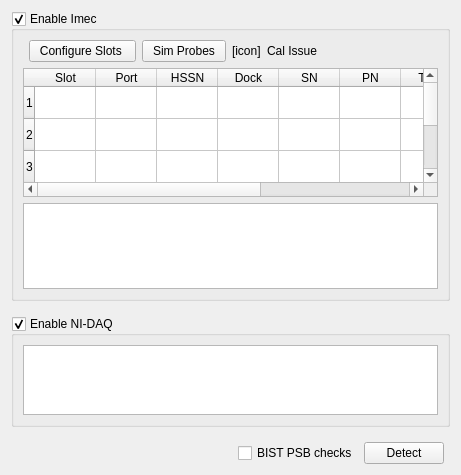
<?xml version="1.0" encoding="UTF-8"?>
<ui version="4.0">
 <class>DevTab</class>
 <widget class="QWidget" name="DevTab">
  <property name="geometry">
   <rect>
    <x>0</x>
    <y>0</y>
    <width>461</width>
    <height>475</height>
   </rect>
  </property>
  <property name="windowTitle">
   <string>Form</string>
  </property>
  <layout class="QGridLayout" name="gridLayout_2" rowstretch="3,1,0">
   <property name="verticalSpacing">
    <number>15</number>
   </property>
   <item row="1" column="0" colspan="5">
    <widget class="QGroupBox" name="nidqGB">
     <property name="title">
      <string>Enable NI-DAQ</string>
     </property>
     <property name="checkable">
      <bool>true</bool>
     </property>
     <property name="checked">
      <bool>true</bool>
     </property>
     <layout class="QGridLayout" name="gridLayout_3">
      <item row="0" column="0">
       <widget class="QTextEdit" name="niTE">
        <property name="focusPolicy">
         <enum>Qt::FocusPolicy::NoFocus</enum>
        </property>
        <property name="acceptDrops">
         <bool>false</bool>
        </property>
        <property name="undoRedoEnabled">
         <bool>false</bool>
        </property>
        <property name="lineWrapMode">
         <enum>QTextEdit::LineWrapMode::NoWrap</enum>
        </property>
        <property name="readOnly">
         <bool>true</bool>
        </property>
        <property name="acceptRichText">
         <bool>false</bool>
        </property>
       </widget>
      </item>
     </layout>
    </widget>
   </item>
   <item row="0" column="0" colspan="5">
    <widget class="QGroupBox" name="imecGB">
     <property name="sizePolicy">
      <sizepolicy hsizetype="Preferred" vsizetype="Preferred">
       <horstretch>0</horstretch>
       <verstretch>0</verstretch>
      </sizepolicy>
     </property>
     <property name="title">
      <string>Enable Imec</string>
     </property>
     <property name="checkable">
      <bool>true</bool>
     </property>
     <property name="checked">
      <bool>true</bool>
     </property>
     <layout class="QGridLayout" name="gridLayout" rowstretch="0,3,2" columnstretch="0,0,0,0,0,0">
      <item row="0" column="4">
       <widget class="QLabel" name="warnLbl">
        <property name="toolTip">
         <string>Some probes will not be calibrated due to selected policy or missing files</string>
        </property>
        <property name="text">
         <string>Cal Issue</string>
        </property>
       </widget>
      </item>
      <item row="2" column="0" colspan="6">
       <widget class="QTextEdit" name="imTE">
        <property name="focusPolicy">
         <enum>Qt::FocusPolicy::NoFocus</enum>
        </property>
        <property name="acceptDrops">
         <bool>false</bool>
        </property>
        <property name="undoRedoEnabled">
         <bool>false</bool>
        </property>
        <property name="lineWrapMode">
         <enum>QTextEdit::LineWrapMode::NoWrap</enum>
        </property>
        <property name="readOnly">
         <bool>true</bool>
        </property>
        <property name="acceptRichText">
         <bool>false</bool>
        </property>
       </widget>
      </item>
      <item row="0" column="3">
       <widget class="QLabel" name="warnIcon">
        <property name="toolTip">
         <string>Some probes will not be calibrated due to selected policy or missing files        </string>
        </property>
        <property name="text">
         <string>[icon]</string>
        </property>
       </widget>
      </item>
      <item row="0" column="1">
       <widget class="QPushButton" name="cfgSlotsBut">
        <property name="sizePolicy">
         <sizepolicy hsizetype="Preferred" vsizetype="Fixed">
          <horstretch>0</horstretch>
          <verstretch>0</verstretch>
         </sizepolicy>
        </property>
        <property name="focusPolicy">
         <enum>Qt::FocusPolicy::NoFocus</enum>
        </property>
        <property name="text">
         <string>  Configure Slots   </string>
        </property>
       </widget>
      </item>
      <item row="1" column="0" colspan="6">
       <widget class="QTableWidget" name="imPrbTbl">
        <property name="focusPolicy">
         <enum>Qt::FocusPolicy::ClickFocus</enum>
        </property>
        <property name="selectionMode">
         <enum>QAbstractItemView::SelectionMode::ExtendedSelection</enum>
        </property>
        <property name="rowCount">
         <number>4</number>
        </property>
        <attribute name="horizontalHeaderVisible">
         <bool>true</bool>
        </attribute>
        <attribute name="horizontalHeaderMinimumSectionSize">
         <number>35</number>
        </attribute>
        <attribute name="horizontalHeaderDefaultSectionSize">
         <number>61</number>
        </attribute>
        <attribute name="verticalHeaderMinimumSectionSize">
         <number>25</number>
        </attribute>
        <attribute name="verticalHeaderDefaultSectionSize">
         <number>32</number>
        </attribute>
        <row/>
        <row/>
        <row/>
        <row/>
        <column>
         <property name="text">
          <string>Slot</string>
         </property>
        </column>
        <column>
         <property name="text">
          <string>Port</string>
         </property>
        </column>
        <column>
         <property name="text">
          <string>HSSN</string>
         </property>
        </column>
        <column>
         <property name="text">
          <string>Dock</string>
         </property>
        </column>
        <column>
         <property name="text">
          <string>SN</string>
         </property>
        </column>
        <column>
         <property name="text">
          <string>PN</string>
         </property>
        </column>
        <column>
         <property name="text">
          <string>Type</string>
         </property>
        </column>
        <column>
         <property name="text">
          <string>Enab</string>
         </property>
        </column>
        <column>
         <property name="text">
          <string>Cal</string>
         </property>
        </column>
        <column>
         <property name="text">
          <string>ID</string>
         </property>
        </column>
       </widget>
      </item>
      <item row="0" column="5">
       <spacer name="horizontalSpacer_2">
        <property name="orientation">
         <enum>Qt::Orientation::Horizontal</enum>
        </property>
        <property name="sizeHint" stdset="0">
         <size>
          <width>40</width>
          <height>20</height>
         </size>
        </property>
       </spacer>
      </item>
      <item row="0" column="2">
       <widget class="QPushButton" name="simPrbBut">
        <property name="sizePolicy">
         <sizepolicy hsizetype="Preferred" vsizetype="Fixed">
          <horstretch>0</horstretch>
          <verstretch>0</verstretch>
         </sizepolicy>
        </property>
        <property name="focusPolicy">
         <enum>Qt::FocusPolicy::NoFocus</enum>
        </property>
        <property name="text">
         <string>  Sim Probes  </string>
        </property>
       </widget>
      </item>
     </layout>
    </widget>
   </item>
   <item row="2" column="3">
    <widget class="QPushButton" name="detectBut">
     <property name="sizePolicy">
      <sizepolicy hsizetype="Preferred" vsizetype="Fixed">
       <horstretch>0</horstretch>
       <verstretch>0</verstretch>
      </sizepolicy>
     </property>
     <property name="text">
      <string>    Detect    </string>
     </property>
    </widget>
   </item>
   <item row="2" column="1">
    <spacer name="horizontalSpacer">
     <property name="orientation">
      <enum>Qt::Orientation::Horizontal</enum>
     </property>
     <property name="sizeHint" stdset="0">
      <size>
       <width>40</width>
       <height>20</height>
      </size>
     </property>
    </spacer>
   </item>
   <item row="2" column="2">
    <widget class="QCheckBox" name="psbChk">
     <property name="sizePolicy">
      <sizepolicy hsizetype="Preferred" vsizetype="Preferred">
       <horstretch>0</horstretch>
       <verstretch>0</verstretch>
      </sizepolicy>
     </property>
     <property name="toolTip">
      <string>Test for good contact between flex and headstage</string>
     </property>
     <property name="text">
      <string>BIST PSB checks</string>
     </property>
    </widget>
   </item>
  </layout>
 </widget>
 <tabstops>
  <tabstop>imecGB</tabstop>
  <tabstop>nidqGB</tabstop>
  <tabstop>psbChk</tabstop>
  <tabstop>detectBut</tabstop>
 </tabstops>
 <resources/>
 <connections/>
</ui>
